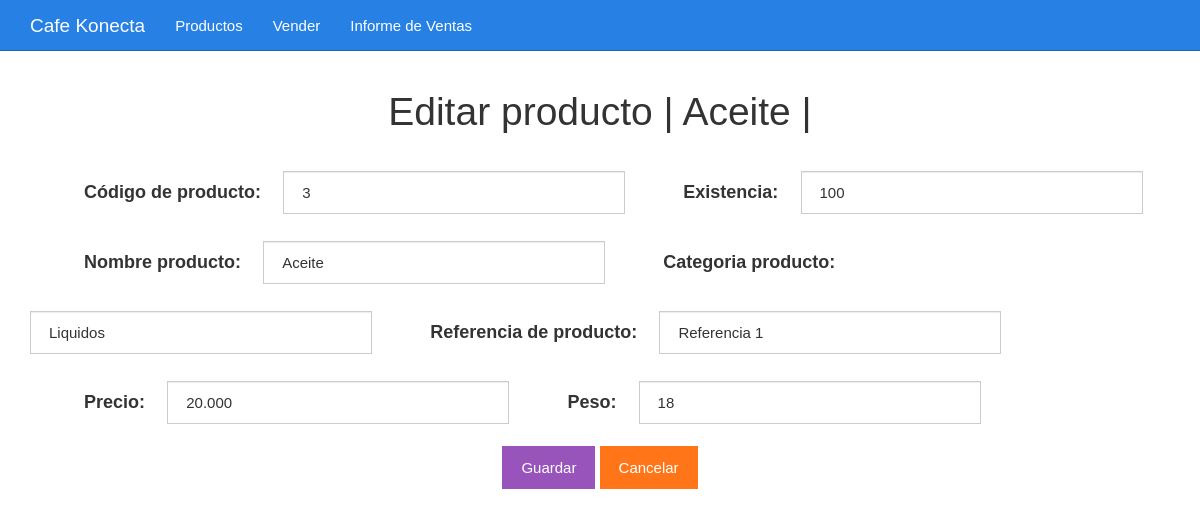
Screenshot of /editar_producto.php?codigo=3 with the database file from the repository.
### tables this page shows
CREATE TABLE productos(
	codigo BIGINT UNSIGNED NOT NULL AUTO_INCREMENT ,
	name VARCHAR(255) NOT NULL,
	categoria VARCHAR(255) NOT NULL,
	referencia VARCHAR(255) NOT NULL,
	Precio DECIMAL(5, 3) NOT NULL,
	Peso DECIMAL(5) NOT NULL,
	existencia INT(12) NOT NULL,
	fecha DATE NOT NULL ,
	PRIMARY KEY(codigo)
);

### editar_producto.php (the view, shortened to what this page needs)
<?php
$codigo = $_GET["codigo"];
include_once "base_de_datos.php";
$sentencia = $base_de_datos->prepare("SELECT * FROM productos WHERE codigo = ?;");
$sentencia->execute([$codigo]);
$producto = $sentencia->fetch(PDO::FETCH_OBJ);
?>
<?php include_once "encabezado.php" ?>
	<div class="col-xs-12">
		<h1 class="text-center">Editar producto | <?php echo $producto->name; ?> |</h1>
		<form method="post" class="form-edit" action="guardarDatosEditados.php">
			<label for="codigo">Código de producto:</label>
			<input value="<?php echo $producto->codigo ?>" class="form-control inputs-edit" name="codigo" required type="text" codigo="codigo" placeholder="Escribe el código">
			<label for="existencia">Existencia:</label>
			<input value="<?php echo $producto->existencia ?>" class="form-control inputs-edit" name="existencia" required type="number" codigo="existencia" placeholder="cantidad o existencia">
			<div class="container-description">
				<label for="name">Nombre producto:</label>
				<input type="text" required id="name" name="name" class="form-control inputs-edit" value="<?php echo $producto->name ?>">
				<label for="categoria">Categoria producto:</label>
				<input type="text" required id="categoria" name="categoria" class="form-control inputs-edit" value="<?php echo $producto->categoria ?>">
				<label for="referencia">Referencia de producto:</label>
				<input type="text" required id="referencia" name="referencia" class="form-control inputs-edit"  value="<?php echo $producto->referencia ?>" >
			</div>
			<label for="Precio">Precio:</label>
			<input value="<?php echo $producto->Precio ?>" class="form-control inputs-edit" name="Precio" required type="number" codigo="Precio" placeholder="Precio">
			<label for="Peso">Peso:</label>
			<input value="<?php echo $producto->Peso ?>" class="form-control inputs-edit" name="Peso" required type="number" codigo="Peso" placeholder="Peso">
			<br><br>
			<div class="buttons-edit text-center">
				<input class="btn btn-info" type="submit" value="Guardar">
				<a class="btn btn-warning" href="./listar_productos.php">Cancelar</a>
			</div>
		</form>
	</div>
<?php include_once "footer-page.php" ?>

### css/styles.css (style rules this page uses)
body { padding-top: 70px; }
.inputs-edit { width: 30%; display: inline-block; }
.form-edit label { font-size: 1.2em; margin: 2em 1em 0 3em; }

### rows the page displays
productos: name "Aceite", codigo "3", existencia "100", categoria "Liquidos", referencia "Referencia 1", Precio "20.000", Peso "18"
